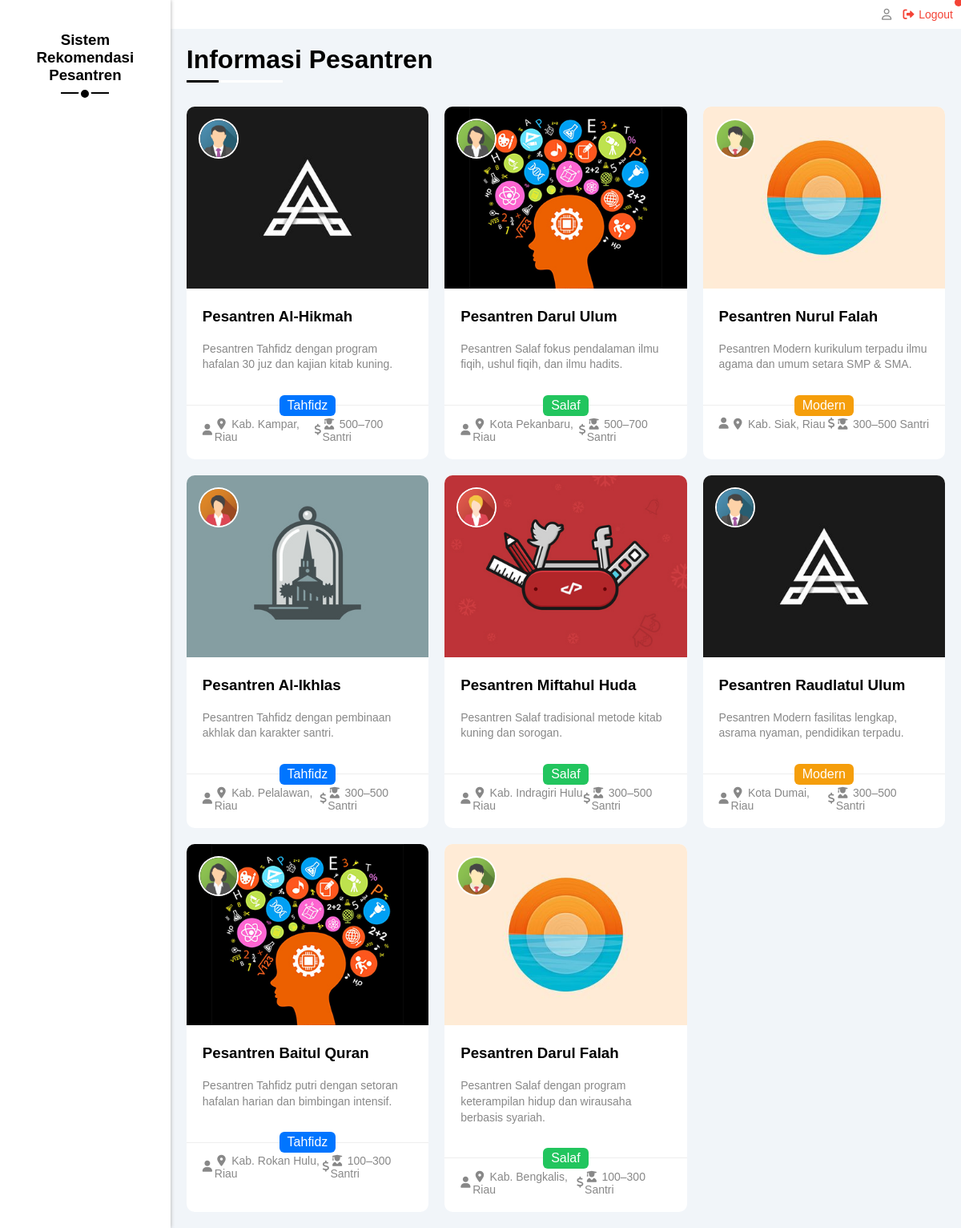
Screenshot of /CSantri/informasi_pesantren.php with the database file from the repository.
### tables this page shows
CREATE TABLE `pondok` (
  `id` int(11) NOT NULL,
  `nama_pondok` varchar(150) NOT NULL,
  `lokasi` varchar(150) NOT NULL,
  `deskripsi` text DEFAULT NULL,
  `foto` varchar(255) DEFAULT NULL,
  `nilai_biaya` tinyint(1) NOT NULL COMMENT 'C1: 1=Sangat Murah s/d 5=Sangat Mahal (Cost)',
  `nilai_jarak` tinyint(1) NOT NULL COMMENT 'C2: 1=Sangat Dekat s/d 5=Sangat Jauh (Cost)',
  `nilai_fasilitas` tinyint(1) NOT NULL COMMENT 'C3: 1=Sangat Kurang s/d 5=Sangat Lengkap (Benefit)',
  `nilai_program` tinyint(1) NOT NULL COMMENT 'C4: 1=Salaf, 2=Modern, 3=Tahfidz (Benefit)',
  `nilai_santri` tinyint(1) NOT NULL COMMENT 'C5: 1=<100, 2=100-300, 3=300-500, 4=500-700, 5=>700 (Benefit)'
);

### CSantri/informasi_pesantren.php (the view, shortened to what this page needs)
<?php
include '../koneksi.php';
$labelProgram = [1 => 'Salaf', 2 => 'Modern', 3 => 'Tahfidz'];
$colorProgram = [1 => 'bg-green', 2 => 'bg-orange', 3 => 'bg-blue'];
$labelSantri = [1 => '< 100', 2 => '100–300', 3 => '300–500', 4 => '500–700', 5 => '> 700'];
$result = $conn->query("SELECT * FROM pondok ORDER BY id ASC");
$fotoDefault = ['course-01.jpg', 'course-02.jpg', 'course-03.jpg', 'course-04.jpg', 'course-05.jpg'];
$avatarDefault = ['team-01.png', 'team-02.png', 'team-03.png', 'team-04.png', 'team-05.png'];
?>
<!DOCTYPE html>
<html lang="en">
<head>
    <link rel="stylesheet" href="../css/all.min.css">
    <link rel="stylesheet" href="../css/framework.css">
    <link rel="stylesheet" href="../css/master.css">
</head>
<body>
    <div class="page d-flex">
        <?php include '../layout/sidebar.php'; ?>
        <div class="content w-full">
            <div class="header d-flex justify-between bg-white p-10 align-center">
                <div class="user d-flex justify-center align-center g-10">
                    <span class="c-grey fs-14">
                        <i class="fa-regular fa-user fa-fw"></i>
                    </span>
                    <a href="../logout.php" class="c-red fs-14">
                        <i class="fa-solid fa-right-from-bracket fa-fw"></i> Logout
                    </a>
                </div>
            </div>
            <h1 class="p-relative">Informasi Pesantren</h1>
            <div class="courses-sections d-grid g-20">
                <?php
                $i = 0;
                while ($row = $result->fetch_assoc()):
                    $prog = (int) $row['nilai_program'];
                    $colorBadge = $colorProgram[$prog] ?? 'bg-blue';
                    $labelBadge = $labelProgram[$prog] ?? 'Info Pondok';
                    $santriIdx = (int) $row['nilai_santri'];
                    $santriLabel = $labelSantri[$santriIdx] ?? '-';
                    if (!empty($row['foto']) && file_exists('../imgs/' . $row['foto'])) {
                        $fotoSrc = '../imgs/' . htmlspecialchars($row['foto']);
                    } else {
                        $fotoSrc = '../imgs/' . $fotoDefault[$i % count($fotoDefault)];
                    }
                    $avatarSrc = '../imgs/' . $avatarDefault[$i % count($avatarDefault)];
                    $i++;
                    ?>
                    <div class="course bg-white rad-10 p-relative">
                        <img src="<?= $fotoSrc ?>" alt="<?= htmlspecialchars($row['nama_pondok']) ?>" class="w-full">
                        <div class="course-text p-20">
                            <h3 class="m-0 mb-20"><?= htmlspecialchars($row['nama_pondok']) ?></h3>
                            <p class="m-0 c-grey fs-14"><?= htmlspecialchars($row['deskripsi'] ?? '') ?></p>
                        </div>
                        <div class="course-info">
                            <p class="m-0 <?= $colorBadge ?> c-white w-fit"><?= $labelBadge ?></p>
                            <div class="flex-between p-20 pt-0">
                                <span class="c-grey fs-14"><i class="fa-solid fa-location-dot fa-fw"></i>
                                    <?= htmlspecialchars($row['lokasi']) ?></span>
                                <span class="c-grey fs-14"><i class="fa-solid fa-user-graduate fa-fw"></i>
                                    <?= $santriLabel ?> Santri</span>
                            </div>
                        </div>
                        <img src="<?= $avatarSrc ?>" alt="" class="avatar rad-half">
                    </div>
                <?php endwhile; ?>
            </div>
        </div>
    </div>
</body>
</html>

### layout/sidebar.php (shortened to what this page needs)
<div class="side-bar bg-white p-20">
    <h3 class="txt-c p-relative">Sistem Rekomendasi Pesantren</h3>
</div>

### css/framework.css (style rules this page uses)
.d-flex { display: flex; }
.d-grid { display: grid; }
.align-center { align-items: center; }
.justify-center { justify-content: center; }
.justify-between { justify-content: space-between; }
.g-10 { gap: 10px; }
.g-20 { gap: 20px; }
.w-full { width: 100%; }
.w-fit { width: fit-content; }
.p-relative { position: relative; }
.p-10 { padding: 10px; }
.p-20 { padding: 20px; }
.pt-0 { padding-top: 0; }
.m-0 { margin: 0; }
.mb-20 { margin-bottom: 20px; }
.bg-white { background-color: #fff; }
.bg-blue { background-color: #0075ff; }
.bg-orange { background-color: #f59e0b; }
.bg-green { background-color: #22c55e; }
.c-white { color: #fff; }
.c-grey { color: #888; }
.c-red { color: #f44336; }
.txt-c { text-align: center; }
.fs-14 { font-size: 14px; }
.rad-10 { border-radius: 10px; }
.rad-half { border-radius: 50%; }
.flex-between { display: flex; align-items: center; justify-content: space-between; }

### css/master.css (style rules this page uses)
:root { --blue-color: #0075ff; --blue-alt-color: #0d69d5; --orange-color: #f59e0b; --green-color: #22c55e; --red-color: #f44336; --grey-color: #888; }
* { box-sizing: border-box; }
body { margin: 0; font-family: Arial, Helvetica, sans-serif; }
a { text-decoration: none; }
.page { background-color: #f1f5f9; min-height: 100vh; }
.side-bar { position: relative; width: 250px; box-shadow: 0 0 5px #aaa; }
.side-bar h3::before { content: ''; width: 10px; height: 10px; border-radius: 50%; left: 50%; transform: translateX(-50%); top: calc(100% + 4px); position: absolute; border: 3px solid #fff; background-color: #000; z-index: 1; }
.side-bar h3::after { content: ''; position: absolute; width: 60px; height: 2px; background-color: #000; left: 50%; transform: translateX(-50%); top: calc(100% + 10px); }
.header { width: 100%; }
.header .user span { cursor: pointer; }
.header .user span::before { content: ''; width: 10px; height: 10px; border-radius: 50%; background-color: var(--red-color); right: -2px; top: -2px; position: absolute; }
.content { overflow: hidden; }
.content h1 { margin: 20px 20px 40px; }
.content h1::before, .content h1::after { content: ''; height: 3px; position: absolute; bottom: -10px; left: 0; }
.content h1::before { width: 120px; background-color: #fff; }
.content h1::after { width: 40px; background-color: #000; }
.courses-sections { grid-template-columns: repeat(auto-fill, minmax(250px, 1fr)); margin-left: 20px; margin-right: 20px; margin-bottom: 20px; }
.courses-sections .course { overflow: hidden; }
.courses-sections .course .avatar { position: absolute; z-index: 1; width: 50px; left: 15px; top: 15px; border: 2px solid #fff; }
.courses-sections .course-text { border-bottom: 1px solid #eee; padding-bottom: 40px; }
.courses-sections .course-text p { line-height: 1.4; }
.courses-sections .course-info > p { padding: 4px 10px; border-radius: 6px; margin: 0 auto; margin-top: -13.2px; }
.courses-sections .course-info > div span:first-child { position: relative; padding-left: 15px; padding-top: 2px; font-size: 14px; }
.courses-sections .course-info > div span:first-child::before { content: '\f007'; position: absolute; font-family: "Font Awesome 5 Free"; font-weight: 900; left: 0px; top: 50%; transform: translateY(-50%); }
.courses-sections .course-info > div span:last-child { position: relative; padding-top: 2px; font-size: 14px; }
.courses-sections .course-info > div span:last-child::after { content: '\24'; position: absolute; font-family: "Font Awesome 5 Free"; font-weight: 900; left: -10px; top: 50%; transform: translateY(-50%); }

### rows the page displays
pondok: nama_pondok "Pesantren Al-Hikmah", deskripsi "Pesantren Tahfidz dengan program hafalan 30 juz dan kajian kitab kuning.", nilai_program "Tahfidz", lokasi "Kab. Kampar, Riau", nilai_santri "500–700"
pondok: nama_pondok "Pesantren Darul Ulum", deskripsi "Pesantren Salaf fokus pendalaman ilmu fiqih, ushul fiqih, dan ilmu hadits.", nilai_program "Salaf", lokasi "Kota Pekanbaru, Riau", nilai_santri "500–700"
pondok: nama_pondok "Pesantren Nurul Falah", deskripsi "Pesantren Modern kurikulum terpadu ilmu agama dan umum setara SMP & SMA.", nilai_program "Modern", lokasi "Kab. Siak, Riau", nilai_santri "300–500"
pondok: shows a picture, nama_pondok "Pesantren Al-Ikhlas", deskripsi "Pesantren Tahfidz dengan pembinaan akhlak dan karakter santri.", nilai_program "Tahfidz", lokasi "Kab. Pelalawan, Riau", nilai_santri "300–500"
pondok: shows a picture, nama_pondok "Pesantren Miftahul Huda", deskripsi "Pesantren Salaf tradisional metode kitab kuning dan sorogan.", nilai_program "Salaf", lokasi "Kab. Indragiri Hulu, Riau", nilai_santri "300–500"
pondok: nama_pondok "Pesantren Raudlatul Ulum", deskripsi "Pesantren Modern fasilitas lengkap, asrama nyaman, pendidikan terpadu.", nilai_program "Modern", lokasi "Kota Dumai, Riau", nilai_santri "300–500"
pondok: nama_pondok "Pesantren Baitul Quran", deskripsi "Pesantren Tahfidz putri dengan setoran hafalan harian dan bimbingan intensif.", nilai_program "Tahfidz", lokasi "Kab. Rokan Hulu, Riau", nilai_santri "100–300"
pondok: nama_pondok "Pesantren Darul Falah", deskripsi "Pesantren Salaf dengan program keterampilan hidup dan wirausaha berbasis syariah.", nilai_program "Salaf", lokasi "Kab. Bengkalis, Riau", nilai_santri "100–300"
